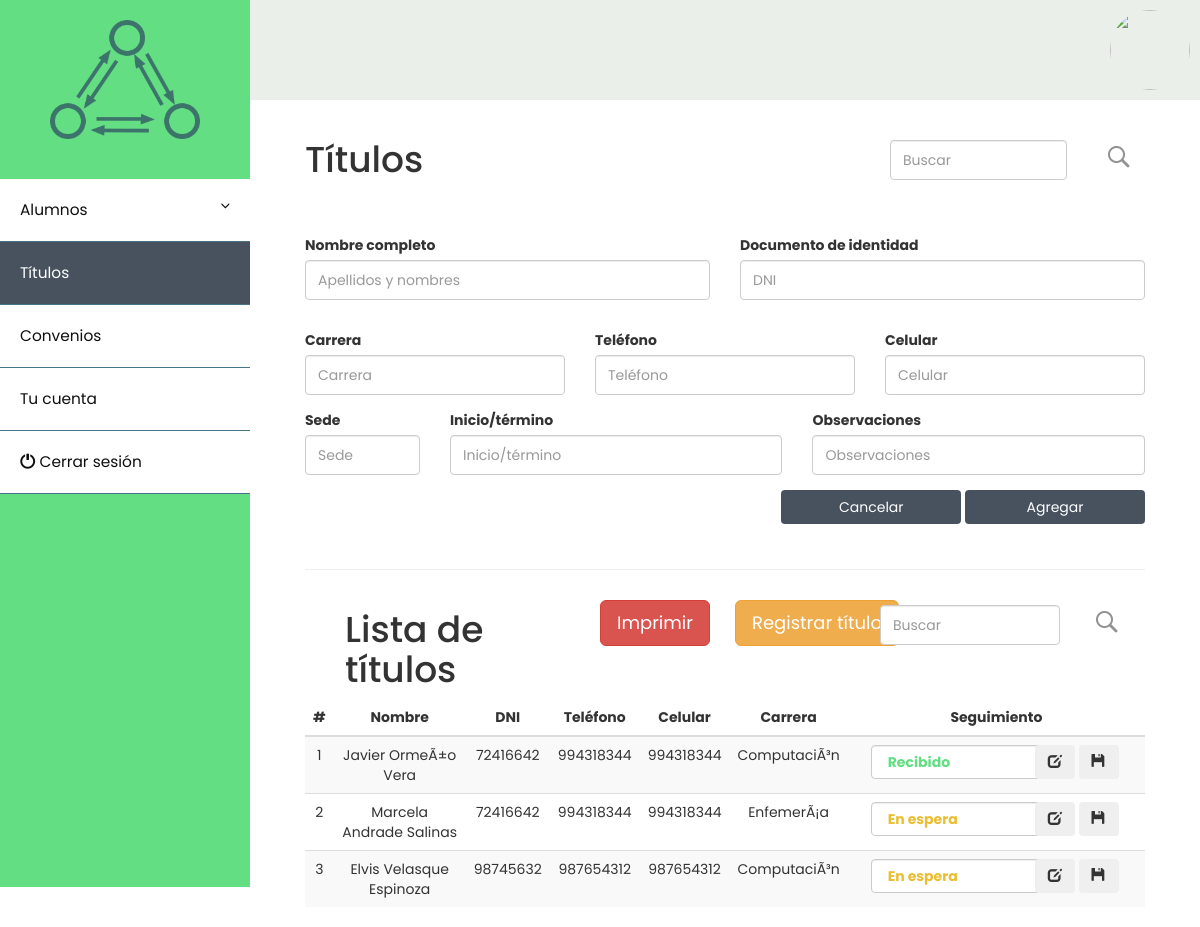
/titulos.php, run on an earlier commit of the app's database.
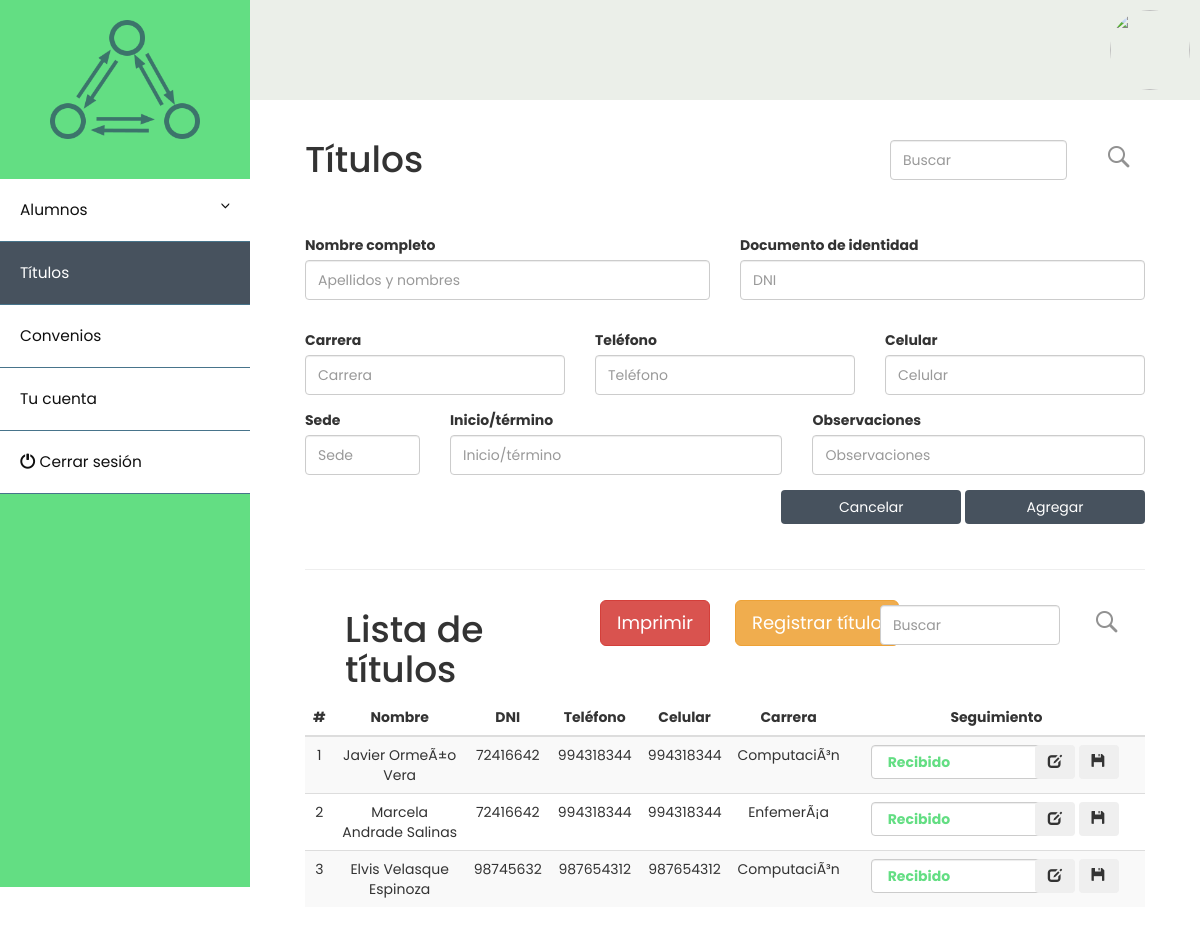
And on a later commit of the database.
### tables this page shows
CREATE TABLE `titulos` (
  `id_titulo` int(11) NOT NULL,
  `nombres` varchar(50) NOT NULL,
  `dni` varchar(8) NOT NULL,
  `carrera` varchar(30) NOT NULL,
  `telefono` varchar(9) NOT NULL,
  `celular` varchar(9) NOT NULL,
  `sede` varchar(30) NOT NULL,
  `inicio/termino` varchar(20) NOT NULL,
  `observaciones` text NOT NULL,
  `seguimiento` int(11) DEFAULT NULL
);

### dbcon.php (called while the page is built)
<?php
function conectar(){
    $user="root";
    $pass="";
    $server="localhost";
    $db="webTaylorDB";
    $con=mysqli_connect($server,$user,$pass,$db) or die ("Error al conectar a la bd ");
    return $con;
}
?>

### titulosTable.php (the view, shortened to what this page needs)
<hr/>
<div class="col-md-4" style="padding-left: 40px;">
    <h1>Lista de títulos</h1>
</div>
<div class="col-md-2" style="padding-top: 10px;" align="right">
    <button class="btn btn-lg btn-danger" onclick="printElement()">Imprimir</button>
</div>
<div class="col-md-2" style="padding: 10px;">
    <button class="btn btn-lg btn-warning" id="resgistrarTitulo">Registrar título</button>
</div>
<div class="col-md-3" align="right" style="padding: 15px;">
    <div class="form-group">
        <input type="text" class="form-control" id="buscar2" placeholder="Buscar">
        <br>
    </div>
</div>
<div class="col-md-1" align="left" style="padding-top: 15px; padding-left: -50px;">
    <div class="form-group">
        <input type="image" id="search" onclick="search()" src="images/search.png" name="image">
        <br>
    </div>
</div>
<table class="table table-striped" id="tabla">
    <thead>
    <tr>
        <th scope="col">#</th>
        <th scope="col">Nombre</th>
        <th scope="col">DNI</th>
        <th scope="col">Teléfono</th>
        <th scope="col">Celular</th>
        <th scope="col">Carrera</th>
        <th scope="col">Seguimiento</th>
    </tr>
    </thead>
    <tbody id="tbody">
    <?php
    $query = mysqli_query(conectar(),"select * from titulos")or die(mysqli_error(conectar()));
    while($row = mysqli_fetch_array($query)) {
        ?>
        <tr>
            <td><?php echo $row['id_titulo']?></td>
            <td><?php echo $row['nombres']; ?></td>
            <td><?php echo $row['dni']; ?></td>
            <td><?php echo $row['telefono']; ?></td>
            <td><?php echo $row['celular']; ?></td>
            <td><?php echo $row['carrera']; ?></td>
            <td>
                <div class="col-md-7" align="right">
                    <select class="form-control" id="seguimiento<?php echo $row['id_titulo']?>" onchange="cambioColor(this.value, this.id)" style="width: 200px; font-weight: bold;">
                        <?php if($row['seguimiento'] == 1){
                            echo "<option value=\"1\" style=\"color: #63de83; font-weight: bold\" selected>Recibido</option>";
                        }else if($row['seguimiento'] == 0){
                            echo "<option value=\"0\" style=\"color: #ebbd30; font-weight: bold\" selected>En espera</option>";
                        } else{
                            echo "<option value=\"1\" style=\"color: #63de83; font-weight: bold\" >Recibido</option>";
                            echo "<option value=\"0\" style=\"color: #ebbd30; font-weight: bold\" >En espera</option>";
                            echo "<option value=\"2\" style=\"color: red; font-weight: bold\" selected>Con observaciones</option>";
                        } ?>
                    </select>
                </div>
                <div class="col-md-5" align="left">
                    <?php
                    echo "<button name='edit' id=".$row['id_titulo']." class=\"btn\" data-toggle=\"modal\" data-target=\"#MyModal\" onclick='editTitle(this.id)' ><span class=\"glyphicon glyphicon-edit\"></span></button>".
                        "  <button id=".$row['id_titulo']." class=\"btn\" onclick='editTitleState(this.id)'><span class=\"glyphicon glyphicon-floppy-disk\"></span></button>";
                    ?>
                </div>
            </td>
        </tr>
    <?php } ?>
    </tbody>
</table>

What changed in the data, as far as the page shows it:
changed titulos "Marcela Andrade Salinas": seguimiento+id_titulo "En espera" → "Recibido"
changed titulos "Elvis Velasque Espinoza": seguimiento+id_titulo "En espera" → "Recibido"
